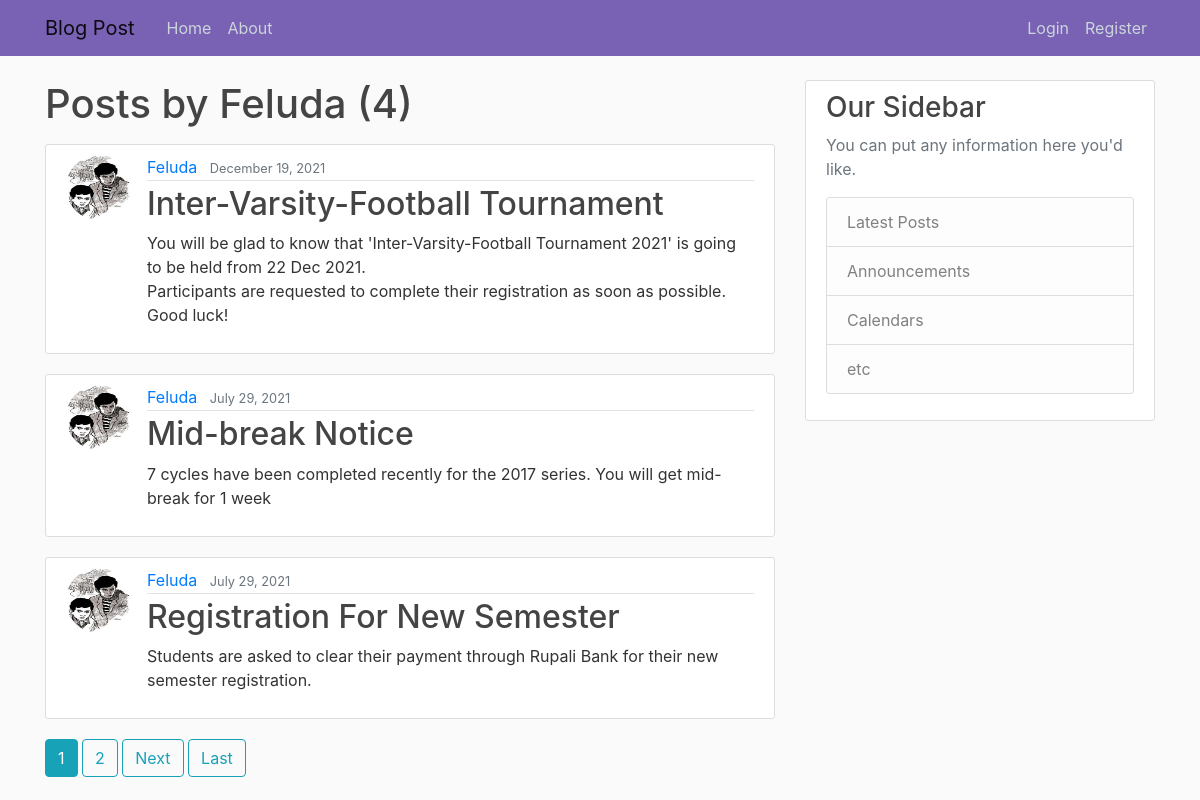
Screenshot of /user/Feluda with the database file from the repository.
### blog/models.py (models this page shows, shortened)
class post(models.Model):
    title=models.CharField(max_length=100)
    content=models.TextField()
    date_posted=models.DateTimeField(default=timezone.now)
    author=models.ForeignKey(User,on_delete=models.CASCADE)

### users/models.py (models this page shows, shortened)
class Profile(models.Model):
    user = models.OneToOneField(User, on_delete=models.CASCADE)
    image = models.ImageField(default='default.jpg', upload_to='profile_pics')

### blog/views.py (the view)
# urls.py: path('user/<str:username>',UserPostListView.as_view(), name='user-posts' ),
class UserPostListView(ListView):
    model = post
    template_name = 'blog/user_posts.html'  # <app>/<model>_<viewtype>.html
    context_object_name = 'posts'
    paginate_by = 3
    def get_queryset(self):
        user = get_object_or_404(User, username=self.kwargs.get('username'))
        return post.objects.filter(author=user).order_by('-date_posted')

### blog/templates/blog/user_posts.html (shortened to what this page needs)
{% extends "blog/base.html" %}
{% block content %}
    <h1 class="mb-3">Posts by {{ view.kwargs.username }} ({{ page_obj.paginator.count }})</h1>
    {% for post in posts %}
        <article class="media content-section">
          <img class="rounded-circle article-img" src="{{ post.author.profile.image.url }}">
          <div class="media-body">
            <div class="article-metadata">
              <a class="mr-2" href="{% url 'user-posts' post.author.username %}">{{ post.author }}</a>
              <small class="text-muted">{{ post.date_posted|date:"F d, Y" }}</small>
            </div>
            <h2><a class="article-title" href="{% url 'post-detail' post.id %}">{{ post.title }}</a></h2>
            <p class="article-content">{{ post.content }}</p>
          </div>
        </article>
    {% endfor %}
    {% if is_paginated %}
      {% for num in page_obj.paginator.page_range %}
        {% if page_obj.number == num %}
          <a class="btn btn-info mb-4" href="?page={{ num }}">{{ num }}</a>
        {% elif num > page_obj.number|add:'-3' and num < page_obj.number|add:'3' %}
          <a class="btn btn-outline-info mb-4" href="?page={{ num }}">{{ num }}</a>
        {% endif %}
      {% endfor %}
      {% if page_obj.has_next %}
        <a class="btn btn-outline-info mb-4" href="?page={{ page_obj.next_page_number }}">Next</a>
        <a class="btn btn-outline-info mb-4" href="?page={{ page_obj.paginator.num_pages }}">Last</a>
      {% endif %}
    {% endif %}
{% endblock content %}

### blog/static/blog/main.css (style rules this page uses)
body { background: #fafafa; color: #333333; margin-top: 5rem; }
h1, h2, h3, h4, h5, h6 { color: #444444; }
.content-section { background: #ffffff; padding: 10px 20px; border: 1px solid #dddddd; border-radius: 3px; margin-bottom: 20px; }
.article-title { color: #444444; }
.article-content { white-space: pre-line; }
.article-img { height: 65px; width: 65px; margin-right: 16px; }
.article-metadata { padding-bottom: 1px; margin-bottom: 4px; border-bottom: 1px solid #e3e3e3 }

### rows the page displays
post: author.profile.image (picture), author "Feluda", date_posted "December 19, 2021", title "Inter-Varsity-Football Tournament", content "You will be glad to know that 'Inter-Varsity-Football Tournament 2021' is going to be held from 22 Dec 2021. Participants are requested to complete their registration as soon as possible. Good luck!"
post: author.profile.image (picture), author "Feluda", date_posted "July 29, 2021", title "Mid-break Notice", content "7 cycles have been completed recently for the 2017 series. You will get mid-break for 1 week"
post: author.profile.image (picture), author "Feluda", date_posted "July 29, 2021", title "Registration For New Semester", content "Students are asked to clear their payment through Rupali Bank for their new semester registration."

### other values shown
{{ view.kwargs.username }} "Feluda"
{{ page_obj.paginator.count }} "4"
{{ num }} "1"
{{ num }} "2"
